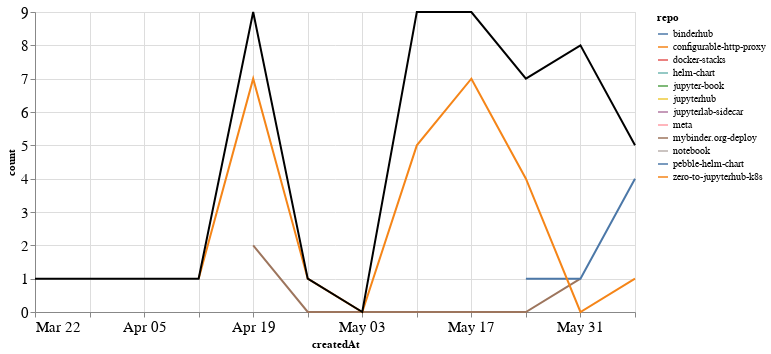

Notebook source saved alongside this figure:
### Markdown cell above
## PRs

### Code cell
prs_time = prs.groupby('repo').resample('W', on='createdAt').count()['author'].reset_index()
prs_time = prs_time.rename(columns={'author': 'count'})
prs_time_total = prs_time.groupby('createdAt').agg({"count": "sum"}).reset_index()

ch1 = alt.Chart(prs_time, width=600).mark_line().encode(
    x='createdAt',
    y='count',
    color='repo',
    tooltip="repo"
)

ch2 = alt.Chart(prs_time_total, width=600).mark_line(color="black").encode(
    x='createdAt',
    y='count',
)

ch1 + ch2

### Figure 1 — Vega-Lite specification as saved in the notebook (floating-point values rounded to 4 significant figures)
{"config": {"axisLeft": {"labelFontSize": 15}, "axisBottom": {"labelFontSize": 15}}, "layer": [{"data": {"name": "data-ed470a873c3effd080ac0318ab9eb179"}, "mark": "line", "encoding": {"color": {"type": "nominal", "field": "repo"}, "tooltip": {"type": "nominal", "field": "repo"}, "x": {"type": "temporal", "field": "createdAt"}, "y": {"type": "quantitative", "field": "count"}}, "width": 600}, {"data": {"name": "data-54c6ad91f726b7f743d0295dc8bdb8c7"}, "mark": {"type": "line", "color": "black"}, "encoding": {"x": {"type": "temporal", "field": "createdAt"}, "y": {"type": "quantitative", "field": "count"}}, "width": 600}], "$schema": "https://vega.github.io/schema/vega-lite/v4.8.1.json", "datasets": {"data-ed470a873c3effd080ac0318ab9eb179": [{"repo": "binderhub", "createdAt": "2020-05-24T00:00:00", "count": 2}, {"repo": "configurable-http-proxy", "createdAt": "2020-05-31T00:00:00", "count": 6}, {"repo": "docker-stacks", "createdAt": "2020-03-29T00:00:00", "count": 1}, {"repo": "helm-chart", "createdAt": "2020-05-10T00:00:00", "count": 1}, {"repo": "jupyter-book", "createdAt": "2020-05-10T00:00:00", "count": 2}, {"repo": "jupyterhub", "createdAt": "2020-05-17T00:00:00", "count": 1}, {"repo": "jupyterlab-sidecar", "createdAt": "2020-03-22T00:00:00", "count": 1}, {"repo": "meta", "createdAt": "2020-05-10T00:00:00", "count": 1}, {"repo": "mybinder.org-deploy", "createdAt": "2020-04-19T00:00:00", "count": 2}, {"repo": "mybinder.org-deploy", "createdAt": "2020-04-26T00:00:00", "count": 0}, {"repo": "mybinder.org-deploy", "createdAt": "2020-05-03T00:00:00", "count": 0}, {"repo": "mybinder.org-deploy", "createdAt": "2020-05-10T00:00:00", "count": 0}, {"repo": "mybinder.org-deploy", "createdAt": "2020-05-17T00:00:00", "count": 0}, {"repo": "mybinder.org-deploy", "createdAt": "2020-05-24T00:00:00", "count": 0}, {"repo": "mybinder.org-deploy", "createdAt": "2020-05-31T00:00:00", "count": 1}, {"repo": "notebook", "createdAt": "2020-05-17T00:00:00", "count": 1}, {"repo": "pebble-helm-chart", "createdAt": "2020-05-24T00:00:00", "count": 1}, {"repo": "pebble-helm-chart", "createdAt": "2020-05-31T00:00:00", "count": 1}, {"repo": "pebble-helm-chart", "createdAt": "2020-06-07T00:00:00", "count": 4}, {"repo": "zero-to-jupyterhub-k8s", "createdAt": "2020-04-12T00:00:00", "count": 1}, {"repo": "zero-to-jupyterhub-k8s", "createdAt": "2020-04-19T00:00:00", "count": 7}, {"repo": "zero-to-jupyterhub-k8s", "createdAt": "2020-04-26T00:00:00", "count": 1}, {"repo": "zero-to-jupyterhub-k8s", "createdAt": "2020-05-03T00:00:00", "count": 0}, {"repo": "zero-to-jupyterhub-k8s", "createdAt": "2020-05-10T00:00:00", "count": 5}, {"repo": "zero-to-jupyterhub-k8s", "createdAt": "2020-05-17T00:00:00", "count": 7}, {"repo": "zero-to-jupyterhub-k8s", "createdAt": "2020-05-24T00:00:00", "count": 4}, {"repo": "zero-to-jupyterhub-k8s", "createdAt": "2020-05-31T00:00:00", "count": 0}, {"repo": "zero-to-jupyterhub-k8s", "createdAt": "2020-06-07T00:00:00", "count": 1}], "data-54c6ad91f726b7f743d0295dc8bdb8c7": [{"createdAt": "2020-03-22T00:00:00", "count": 1}, {"createdAt": "2020-03-29T00:00:00", "count": 1}, {"createdAt": "2020-04-12T00:00:00", "count": 1}, {"createdAt": "2020-04-19T00:00:00", "count": 9}, {"createdAt": "2020-04-26T00:00:00", "count": 1}, {"createdAt": "2020-05-03T00:00:00", "count": 0}, {"createdAt": "2020-05-10T00:00:00", "count": 9}, {"createdAt": "2020-05-17T00:00:00", "count": 9}, {"createdAt": "2020-05-24T00:00:00", "count": 7}, {"createdAt": "2020-05-31T00:00:00", "count": 8}, {"createdAt": "2020-06-07T00:00:00", "count": 5}]}}
